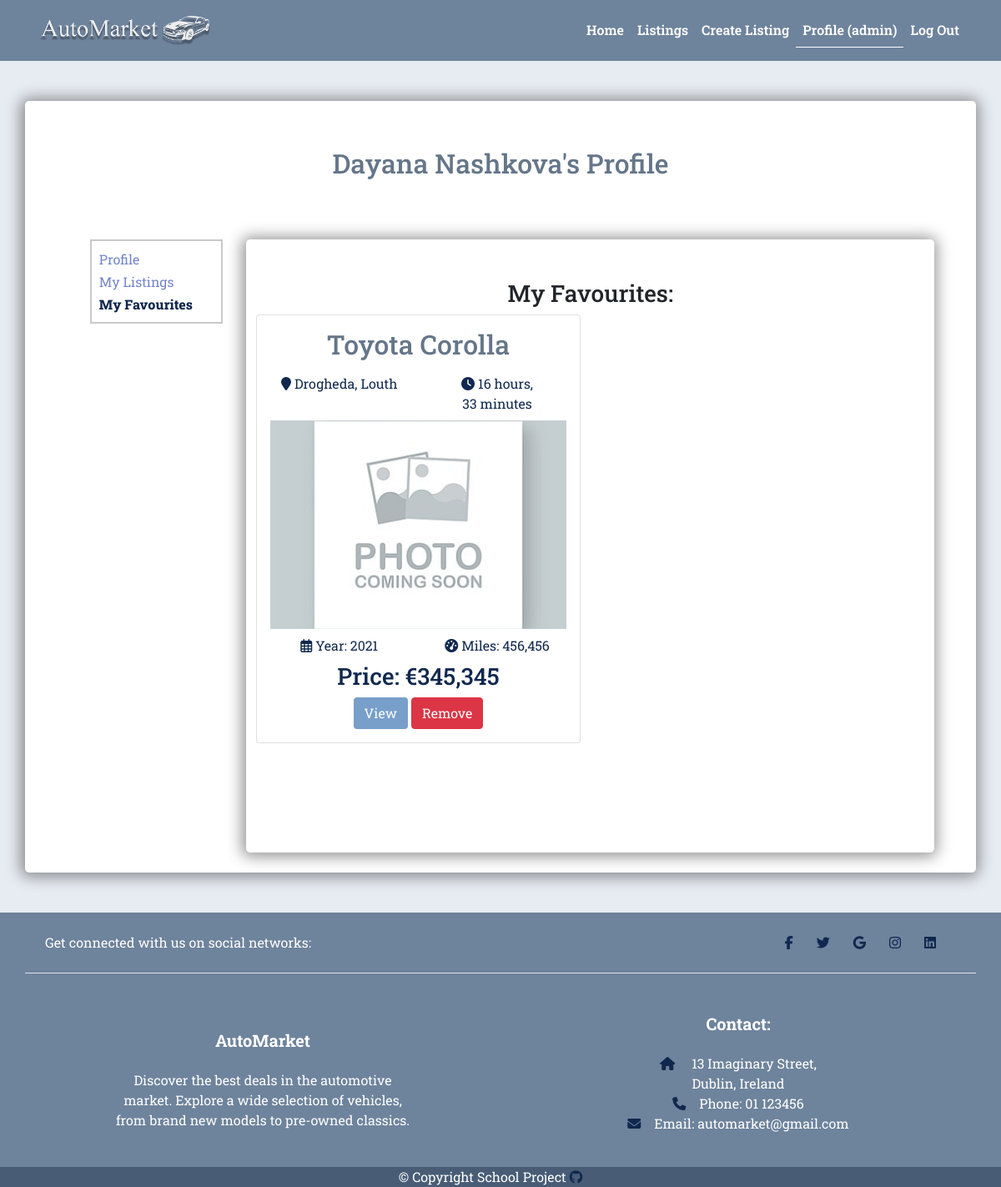
/users/profile/c9f99538-40c7-4bef-85df-f90e124c5328/my-favourites/ (signed in), run on an earlier commit of the app's database.
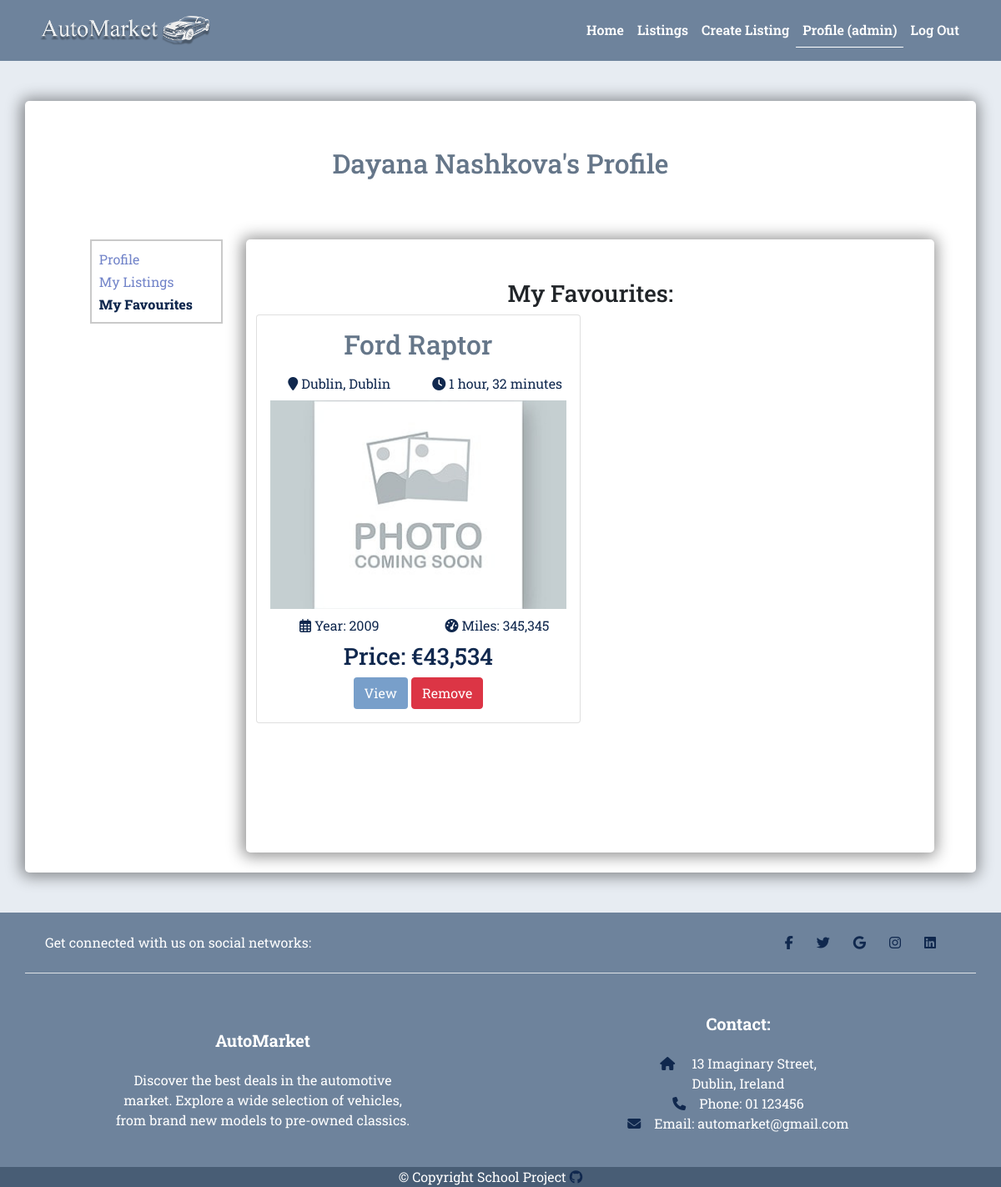
And on a later commit of the database.
### listings/models.py (models this page shows, shortened)
class Favourite(models.Model):
    owner = models.ForeignKey(Profile, on_delete=models.CASCADE)
    listing = models.ForeignKey(Listing, on_delete=models.CASCADE)
    created = models.DateTimeField(auto_now_add=True)

class Listing(models.Model):
    owner = models.ForeignKey(
        Profile, on_delete=models.CASCADE, null=True, blank=True)
    car_make = models.ForeignKey(
        CarMake, on_delete=models.SET_NULL, null=True, blank=True)
    car_model = models.ForeignKey(
        CarModel, on_delete=models.SET_NULL, null=True, blank=True)
    price = models.IntegerField()
    year = models.CharField(
        max_length=10, choices=choices.get_year_choices(), null=True)
    mileage = models.IntegerField(null=True)
    town = models.CharField(max_length=100)
    county = models.CharField(max_length=100, choices=choices.COUNTIES)
    body_type = models.CharField(
        max_length=100, choices=choices.BODY_TYPE, null=True, blank=True)
    fuel_type = models.CharField(max_length=100, choices=choices.FUEL_TYPE)
    engine_size = models.DecimalField(
        max_digits=3, decimal_places=1, null=True)
    transmission = models.CharField(
        max_length=100, choices=choices.TRANSMISSION)
    created = models.DateTimeField(auto_now_add=True)
    description = models.TextField(null=True, blank=True)
    listing_image_1 = models.ImageField(
        upload_to='listings/', null=True, blank=True,
        default='listings/default-listing-img.jpg')
    listing_image_2 = models.ImageField(null=True, blank=True)
    listing_image_3 = models.ImageField(null=True, blank=True)
    listing_image_4 = models.ImageField(null=True, blank=True)
    listing_image_5 = models.ImageField(null=True, blank=True)
    listing_image_6 = models.ImageField(null=True, blank=True)
    listing_image_7 = models.ImageField(null=True, blank=True)
    id = models.UUIDField(default=uuid.uuid4, unique=True,
                          primary_key=True, editable=False)
    @property
    def listing_title(self):
        if self.car_make and self.car_model:
            return f'{self.car_make.name} {self.car_model.name}'
        else:
            return "Untitled Listing"
    @property
    def listing_main_img(self):
        if self.listing_image_1:
            url = self.listing_image_1.url
        else:
            url = (
                settings.STATIC_URL +
                'images/listings/default-listing-img.jpg'
            )
        return url

class CarMake(models.Model):
    name = models.CharField(max_length=200, null=True, blank=True)

class CarModel(models.Model):
    name = models.CharField(max_length=200, null=True, blank=True)
    car_make = models.ForeignKey(CarMake, on_delete=models.CASCADE)

### users/views.py (the view)
@login_required(login_url='login')
def profile_favourites(request, pk):
    profile = Profile.objects.get(id=pk)
    listings = Favourite.objects.filter(owner=profile).order_by('-created')
    listings, page_number = listings_pagination(request, listings)
    context = {
        'profile': profile,
        'listings': listings
    }
    return render(request, 'users/my_favourites.html', context)

### listings/utils.py (called while the page is built)
def listings_pagination(request, listings):
    paginator = Paginator(listings, 6)
    page_number = request.GET.get("page")
    try:
        listings = paginator.page(page_number)
    except PageNotAnInteger:
        page_number = 1
        listings = paginator.page(page_number)
    except EmptyPage:
        page_number = paginator.num_pages
        listings = paginator.page(page_number)
    return listings, page_number

### users/templates/users/my_favourites.html (shortened to what this page needs)
{% extends 'base.html' %}
{% load humanize %}
{% load static %}
{% block content %}
<section class="profile">
    <div class="container">
        <div class="row">
            <div class="col-12 mx-auto text-center my-5 p-2 shadow-container">
                <h2 class="py-5">{{ profile.name }}'s Profile</h2>
                <div class="container">
                    <div class="row justify-content-center profile-row">
                        {% include 'users/partials/profile_sidebar.html' %}
                        <div class="col-12 col-lg-9 my-3 py-5 listings-color shadow-container">
                            <h3>My Favourites:</h3>
                            <div class="row">
                            {% if listings %}
                            {% for listing in listings %}
                            <div class="col-12 col-lg-6 mb-4">
                                <div class="card listing-preview">
                                    <div class="card-body">
                                            <a class="card-link" href="{% url 'single-listing' listing.listing.id %}">
                                            <h2>{{ listing.listing.listing_title }} </h2>
                                            <div class="row py-2 ">
                                                <div class="col-6">
                                                    <i class="fas fa-map-marker"></i> {{ listing.listing.town|capfirst }}, {{ listing.listing.county|capfirst }}
                                                </div>
                                                <div class="col-6">
                                                    <i class="fas fa-clock"></i> {{ listing.listing.created|timesince }}
                                                </div>
                                            </div>
                                            <div class="row"> <img src="{{ listing.listing.listing_main_img }}" class="card-image" alt="{{ listing.listing.listing_title }} image">
                                            </div>
                                            <div class="row py-2 ">
                                                <div class="col-6">
                                                    <i class="fa-regular fa-calendar-days"></i> Year: {{ listing.listing.year }}
                                                </div>
                                                <div class="col-6">
                                                    <i class="fa-solid fa-gauge-high"></i> Miles: {{ listing.listing.mileage|intcomma }}
                                                </div>
                                            </div>
                                            <h3>Price: €{{ listing.listing.price|intcomma }}</h3>
                                        </a>
                                            <a href="{% url 'single-listing' listing.listing.id %}" class="btn btn-blue text-white">View</a>
                                            <a href="{% url 'remove-myfavourites' listing.listing.id %}" class="btn btn-danger text-white">Remove</a>
                                        </div>
                                </div>
                            </div>
                            {% endfor %}
                            {% else %}
                            <div class="col-12">
                                <p>You Have No Favourite Listings</p>
                            </div>
                            {% endif %}
                            </div>
                        </div>
                    </div>
                </div>
            </div>
        </div>
    </div>
</section>
{% endblock content %}

What changed in the data, as far as the page shows it:
removed Favourite: listing.listing_title "Toyota Corolla", listing.town "Drogheda", listing.county "Louth", listing.created "16 hours, 33 minutes", listing.listing_main_img (placeholder picture), listing.year "2021", listing.mileage "456,456", listing.price "345,345"
added Favourite: listing.listing_title "Ford Raptor", listing.town "Dublin", listing.county "Dublin", listing.created "1 hour, 32 minutes", listing.listing_main_img (placeholder picture), listing.year "2009", listing.mileage "345,345", listing.price "43,534"
